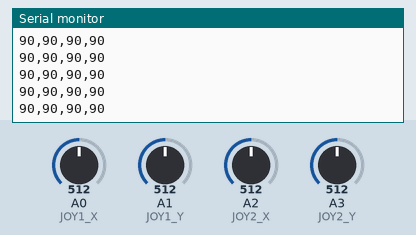
Bench run of a sketch on a simulated Arduino Uno, built with avr-gcc and run on an emulated ATmega328P. Shown: the last lines printed to the serial monitor. The test bench sets the inputs (shaded band); at power-on: A3 (JOY2_Y) = 512, A0 (JOY1_X) = 512, A1 (JOY1_Y) = 512, A2 (JOY2_X) = 512.

Above: at 5.7 s.
5.8 s: A3 (JOY2_Y) set to 59
At 5.89 s:
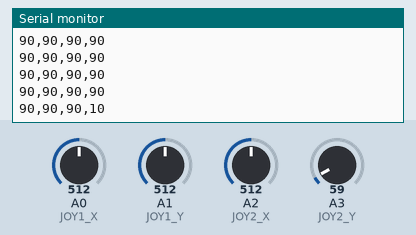
7.3 s: A3 (JOY2_Y) set to 50
At 7.38 s:
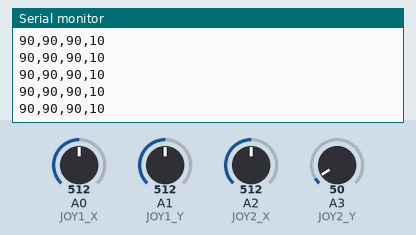
Timing chart, 0 to 10.3 s (numbered marks = the images above; inputs shaded):
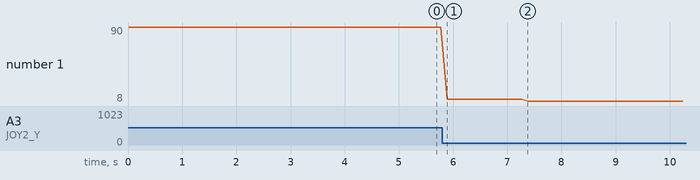

Measured:
- after the input at 5.8 s, the serial monitor: prints a new line after 0.09 s (image 1)
- plotted number 1: 90 → 10 after the input at 5.8 s, 10 → 8 after the input at 7.3 s

The sketch:

emisor_semifinal_analogread.ino
```cpp
#include <SoftwareSerial.h>

#define JOY1_X A0
#define JOY1_Y A1
#define JOY2_X A2
#define JOY2_Y A3

SoftwareSerial mySerial(4, 5); // RX, TX


void setup() {
  Serial.begin(9600);
  mySerial.begin(9600);

  pinMode(JOY1_X, INPUT);
  pinMode(JOY1_Y, INPUT);
  pinMode(JOY2_X, INPUT);
  pinMode(JOY2_Y, INPUT);

}

int readADC(int channel) {
  ADMUX &= 0xF0;
  ADMUX |= channel;
  ADCSRA |= (1 << ADSC);
  while (ADCSRA & (1 << ADSC));
  return ADC;
}

void loop() {
  int joy1_x = analogRead(JOY1_X);
  int joy1_y = analogRead(JOY1_Y);
  int joy2_x = analogRead(JOY2_X);
  int joy2_y = analogRead(JOY2_Y);

  int posBase = map(joy1_x, 0, 1023, 0, 180);
  int posBrazo = map(joy1_y, 0, 1023, 0, 180);
  int posAntebrazo = map(joy2_x, 0, 1023, 0, 180);
  int posPinza = map(joy2_y, 0, 1023, 0, 180);

  mySerial.print(posBase);
  mySerial.print(",");
  mySerial.print(posBrazo);
  mySerial.print(",");
  mySerial.print(posAntebrazo);
  mySerial.print(",");
  mySerial.println(posPinza);

  Serial.print(posBase);
  Serial.print(",");
  Serial.print(posBrazo);
  Serial.print(",");
  Serial.print(posAntebrazo);
  Serial.print(",");
  Serial.println(posPinza);
  delay(100);
}
```
